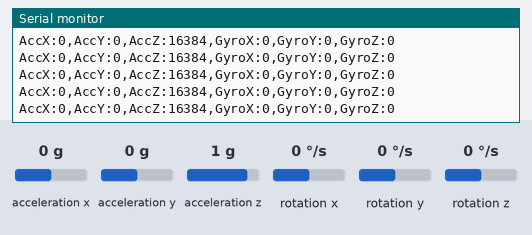
The sketch below on a simulated ESP32. On the bench: the last lines printed to the serial monitor. Wiring (inferred from the names in the program): MPU-6050 motion sensor at I2C address 0x68. The inputs (shaded band) are chosen by the test bench; at power-on: acceleration x 0 g, acceleration y 0 g, acceleration z 1 g, rotation x 0 °/s, rotation y 0 °/s, rotation z 0 °/s.

Above: at 1.2 s.
1.3 s: acceleration x set to -1.4 g
At 1.33 s:
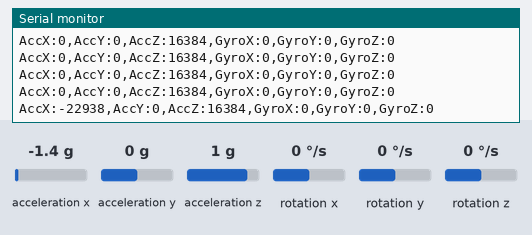
2.8 s: acceleration y set to -1.4 g
At 2.86 s:
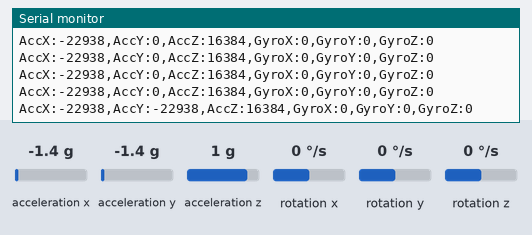
4.3 s: acceleration z set to -1.4 g
At 4.39 s:
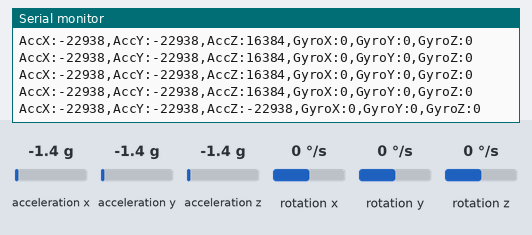
5.8 s: rotation x set to -192 °/s
At 5.81 s:
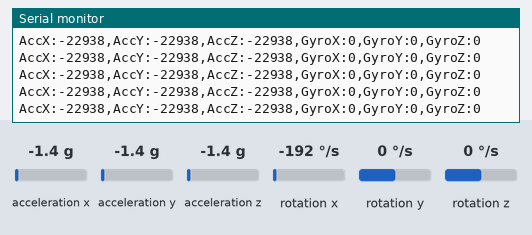
7.3 s: rotation y set to -192 °/s
At 7.34 s:
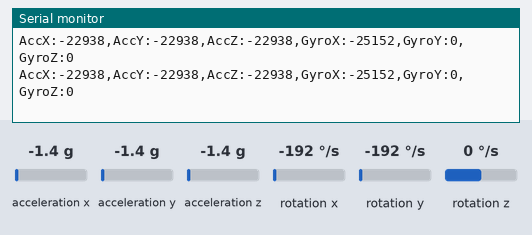

The sketch:

imu_raw_readings.ino
```cpp
#include <Wire.h>

#define MPU_ADDR 0x68

void setup() {

  Serial.begin(115200);

  // SDA = 21, SCL = 22
  Wire.begin(21, 22);

  // Wake up MPU6050
  Wire.beginTransmission(MPU_ADDR);
  Wire.write(0x6B);
  Wire.write(0);
  Wire.endTransmission(true);

  Serial.println("MPU6050 Raw Data");
}

void loop() {

  // Start reading from accelerometer register
  Wire.beginTransmission(MPU_ADDR);
  Wire.write(0x3B);
  Wire.endTransmission(false);

  // Request 14 bytes
  Wire.requestFrom(MPU_ADDR, 14, true);

  // Accelerometer
  int16_t ax = Wire.read() << 8 | Wire.read();
  int16_t ay = Wire.read() << 8 | Wire.read();
  int16_t az = Wire.read() << 8 | Wire.read();

  // Temperature
  int16_t temp = Wire.read() << 8 | Wire.read();

  // Gyroscope
  int16_t gx = Wire.read() << 8 | Wire.read();
  int16_t gy = Wire.read() << 8 | Wire.read();
  int16_t gz = Wire.read() << 8 | Wire.read();

  // Print Raw Data
 Serial.print("AccX:");
Serial.print(ax);
Serial.print(",");

Serial.print("AccY:");
Serial.print(ay);
Serial.print(",");

Serial.print("AccZ:");
Serial.print(az);
Serial.print(",");

Serial.print("GyroX:");
Serial.print(gx);
Serial.print(",");

Serial.print("GyroY:");
Serial.print(gy);
Serial.print(",");

Serial.print("GyroZ:");
Serial.println(gz);

  delay(100);
}
```

Measured:
- after the input at 1.3 s, the serial monitor: prints a new line at once (image 1)
- after the input at 2.8 s, the serial monitor: prints a new line after 0.05 s (image 2)
- after the input at 4.3 s, the serial monitor: prints a new line after 0.08 s (image 3)
